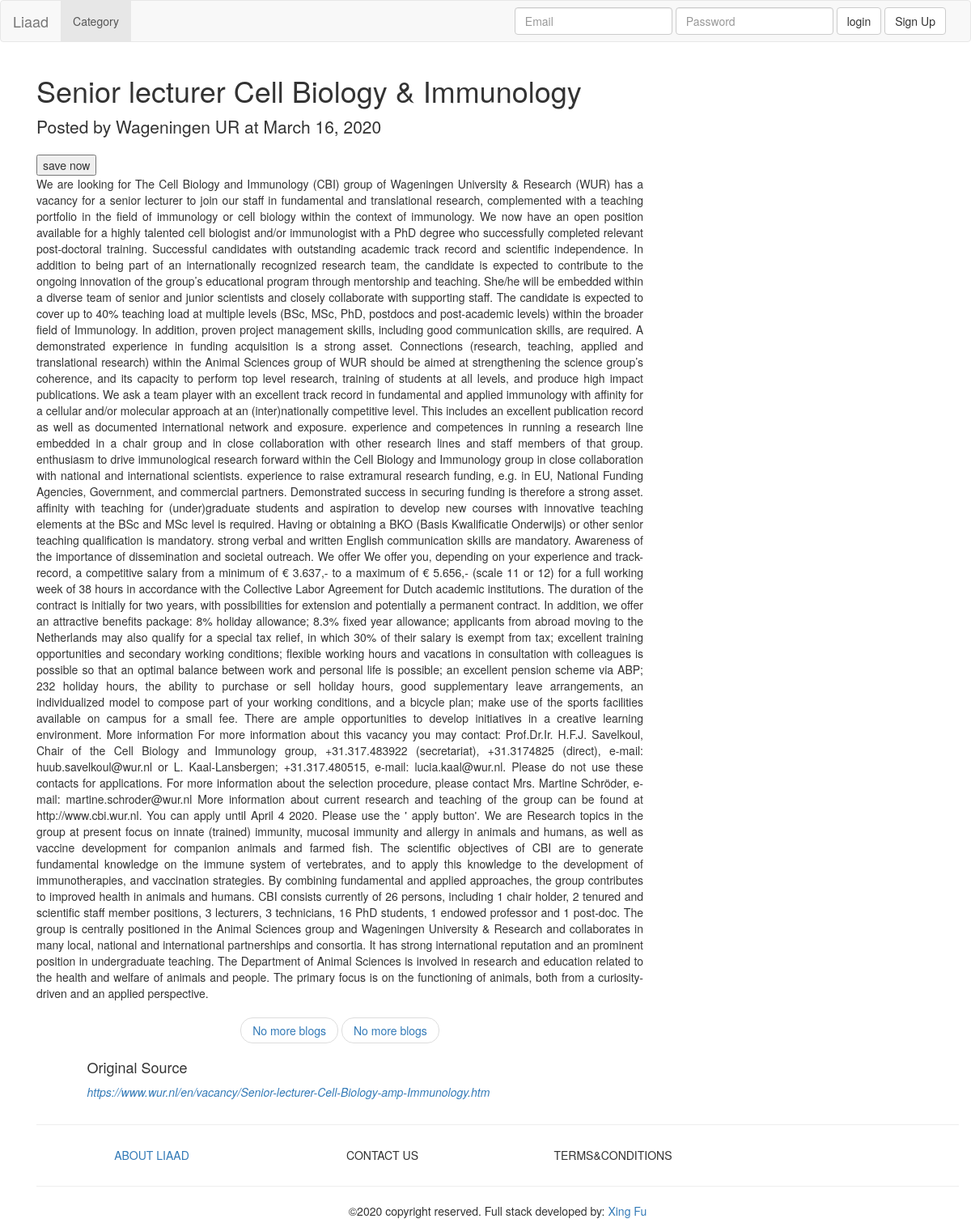
The page /api/2 on the database its author committed.
### article/models.py (models this page shows, shortened)
class Article(models.Model):
    title = models.CharField(max_length=150)
    context = models.TextField()
    url = models.URLField()
    region = models.ForeignKey(Region, on_delete=models.DO_NOTHING)
    country = models.ForeignKey(Country, on_delete=models.DO_NOTHING)
    discipline = models.ForeignKey(Discipline, on_delete=models.DO_NOTHING)
    university = models.ForeignKey(University, on_delete=models.DO_NOTHING)
    types = models.ForeignKey(Types, on_delete=models.DO_NOTHING)
    create_time =models.DateField(auto_now= True)
    create_time_roll = models.DateTimeField(auto_now=True)
    user_collect = models.ManyToManyField('user.User', through='user.collect_blogs')
    class Meta:
        ordering =['-create_time_roll']

class University(models.Model):
    university = models.CharField(max_length=30)
    region = models.ForeignKey(Region, on_delete=models.DO_NOTHING, null=True)
    country = models.ForeignKey(Country, on_delete=models.DO_NOTHING, null=True)
    def __str__(self):
        return self.university

### article/views.py (the view)
# urls.py: path('<int:article_id>',views.blog_detail, name='blog_detail'),
def blog_detail(request,article_id):
    context ={}
    blog = get_object_or_404(Article, id= article_id)
    context['blogs']=blog
    context['title']=blog.title
    context['content'] = mark_safe(blog.context)
    context['previous'] = Article.objects.filter(create_time_roll__gt =blog.create_time_roll).last()
    context['next'] = Article.objects.filter(create_time_roll__lt=blog.create_time_roll).first()
    return render(request,'blog_detail_backup.html',context)

### article/templates/blog_detail_backup.html (shortened to what this page needs)
{% extends 'index.html' %}
{% block content%}
<div class="container">
      <div class="blog-header">
        <h1 class="blog-title">{{title}}</h1>
        <p class="lead blog-description">Posted by {{blogs.university}} at {{blogs.create_time}}</p>
          <button id="save" onclick="add_fav($(this), {{ blogs.pk }}, {{user.pk}})"> save now </button>
      </div>
      <div class="row">
        <div class="col-sm-8 blog-main">
          <div class="blog-post">
              <p class="text-justify">{{content}}</p>
          <nav>
            <ul class="pager">
              <li>
                  {% if previous %}
                  <a href="{% url 'blog_detail' previous.pk %}">Previous</a>
                  {% else%}
                    <a> No more blogs</a>
                  {% endif %}
                </li>
              <li>
                  {% if next %}
                  <a href="{% url 'blog_detail' next.pk %}">Next</a>
                  {% else%}
                    <a> No more blogs</a>
                  {% endif %}
                </li>
            </ul>
          </nav>
        </div>
        <div class="col-sm-16 col-sm-offset-1 blog-sidebar">
          <div class="sidebar-module sidebar-module-inset">
              <h4>Original Source</h4>
            <p> <em><a href="{{blogs.url}}">{{blogs.url}}</a></em></p>
          </div>
        </div>
    </div>
{% endblock %}

### rows shown on the page
Article: title "Senior lecturer Cell Biology & Immunology", university "Wageningen UR", create_time "March 16, 2020", url "https://www.wur.nl/en/vacancy/Senior-lecturer-Cell-Biology-amp-Immunology.htm"
